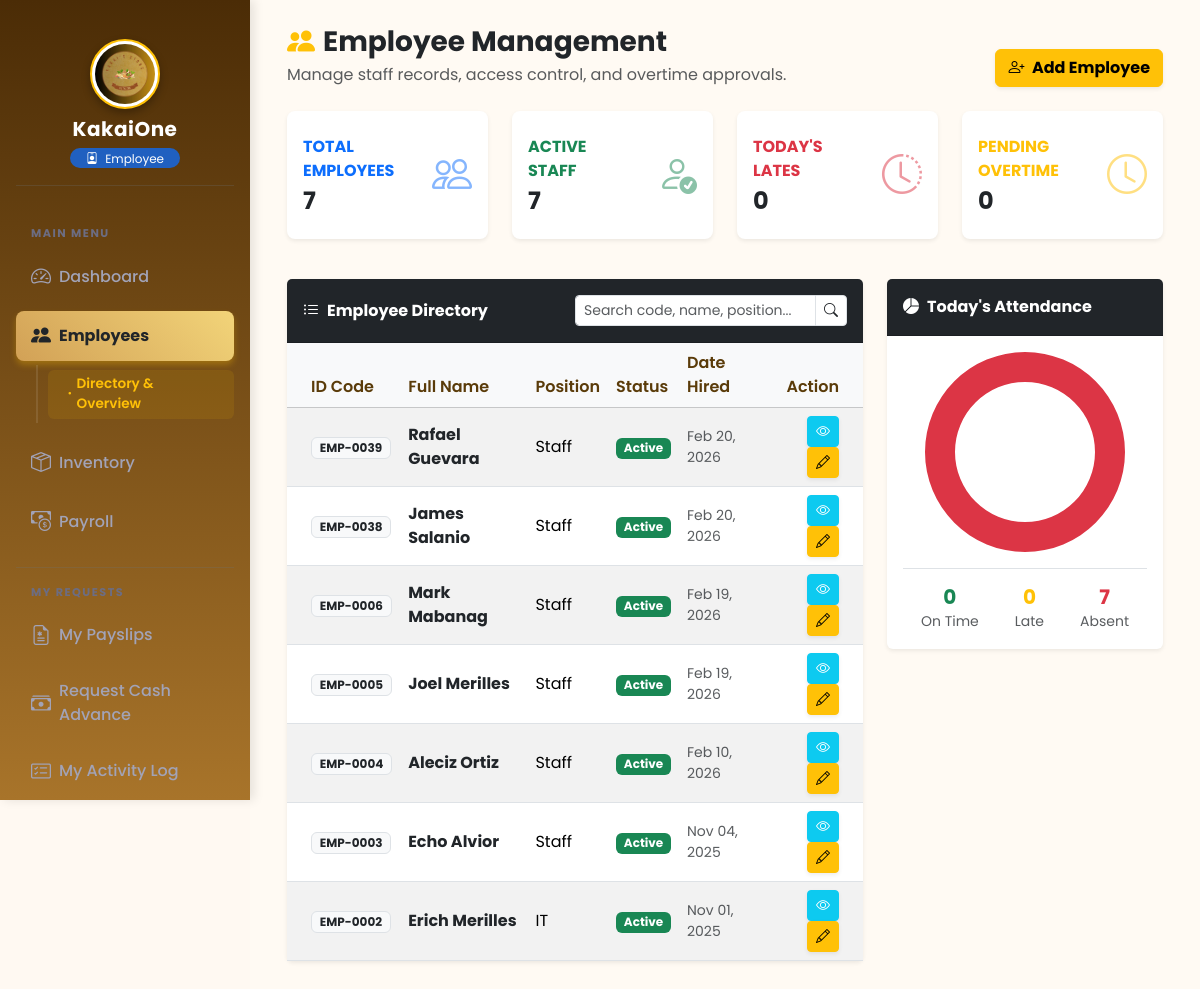
The page /frontend/employee/employee_module.php (signed in) on the database its author committed.
### tables this page shows
CREATE TABLE `employees` (
  `employee_id` int(11) NOT NULL,
  `employee_code` varchar(50) DEFAULT NULL,
  `first_name` varchar(100) DEFAULT NULL,
  `last_name` varchar(100) DEFAULT NULL,
  `email` varchar(150) DEFAULT NULL,
  `contact_number` varchar(20) DEFAULT NULL,
  `password` varchar(255) DEFAULT NULL,
  `position` varchar(100) DEFAULT NULL,
  `daily_rate` decimal(10,2) DEFAULT 500.00,
  `role` enum('Admin','Employee') DEFAULT 'Employee',
  `status` enum('Active','Inactive') DEFAULT 'Active',
  `date_hired` date DEFAULT NULL,
  `created_at` timestamp NOT NULL DEFAULT current_timestamp()
);

### frontend/includes/auth_check.php (called while the page is built, shortened)
<?php
function hasPermission($key)
{
    global $pdo;
    try {
        $stmt = $pdo->prepare("SELECT $key FROM employee_permissions WHERE employee_id = ?");
        $stmt->execute([$_SESSION['employee_id']]);
        $perm = $stmt->fetchColumn();
        return $perm == 1;
    } catch (Exception $e) {
        return isset($_SESSION['permissions'][$key]) && $_SESSION['permissions'][$key] == 1;
    }
}

### frontend/employee/employee_module.php (the view, shortened to what this page needs)
<?php
require_once __DIR__ . '/../../config/db.php';
require_once __DIR__ . '/../includes/auth_check.php';
try {
    $stmt = $pdo->prepare("
        SELECT employee_id, employee_code, first_name, last_name, position, status, date_hired, contact_number, email
        FROM employees
        WHERE role = 'Employee'
        ORDER BY employee_id DESC
    ");
    $stmt->execute();
    $employees = $stmt->fetchAll();
} catch (PDOException $e) {
    $employees = [];
}
$totalEmployees = count($employees);
$activeEmployees = 0;
foreach ($employees as $emp) {
    if (strtolower($emp['status']) === 'active') {
        $activeEmployees++;
    }
}
$attendanceStats = ['on_time' => 0, 'late' => 0, 'absent' => 0];
$today = date('Y-m-d');
try {
    $stmt = $pdo->prepare("
        SELECT a.attendance_id, a.status
        FROM employees e
        LEFT JOIN attendance a ON a.attendance_id = (
            SELECT MAX(attendance_id)
            FROM attendance sub_a
            WHERE sub_a.employee_id = e.employee_id AND DATE(sub_a.time_in) = ?
        )
        WHERE e.status = 'Active' AND e.role = 'Employee'
    ");
    $stmt->execute([$today]);
    $dailyRecords = $stmt->fetchAll();
    foreach ($dailyRecords as $record) {
        if (empty($record['attendance_id'])) {
            $attendanceStats['absent']++;
        }
    }
} catch (PDOException $e) {
}
$pendingOTRequests = [];
try {
    $stmt = $pdo->query("
        SELECT a.attendance_id, e.first_name, e.last_name, a.time_in, a.pending_overtime
        FROM attendance a
        JOIN employees e ON a.employee_id = e.employee_id
        WHERE a.pending_overtime > 0
        ORDER BY a.time_in ASC
    ");
    $pendingOTRequests = $stmt->fetchAll();
} catch (PDOException $e) {
}
$pendingOTCount = count($pendingOTRequests);
?>
<!DOCTYPE html>
<html lang="en">
<head>
    <?php include '../includes/links.php'; ?>
</head>
<body class="bg-light">
    <?php include '../includes/sidebar.php'; ?>
    <div id="dashboardContainer">
        <main id="main-content" style="margin-left: 250px; padding: 25px; transition: margin-left 0.3s;">
            <div class="container-fluid">
                <div class="d-flex justify-content-between align-items-end mb-4">
                    <div>
                        <h3 class="fw-bold text-dark mb-1">
                            <i class="bi bi-people-fill me-2 text-warning"></i>Employee Management
                        </h3>
                        <p class="text-muted mb-0">Manage staff records, access control, and overtime approvals.</p>
                    </div>
                    <div class="d-flex gap-2 text-end">
                        <?php if (hasPermission('emp_add')): ?>
                            <button type="button" class="btn btn-warning shadow-sm fw-bold" data-bs-toggle="modal" data-bs-target="#addEmployeeModal">
                                <i class="bi bi-person-plus me-1"></i> Add Employee
                            </button>
                        <?php endif; ?>
                    </div>
                </div>
                <div class="row mb-4">
                    <div class="col-xl-3 col-md-6 mb-3">
                        <div class="card stat-card border-0 shadow-sm border-left-primary h-100 py-2">
                            <div class="card-body">
                                <div class="row no-gutters align-items-center">
                                    <div class="col mr-2">
                                        <div class="text-xs fw-bold text-primary text-uppercase mb-1">Total Employees</div>
                                        <div class="h4 mb-0 fw-bold text-dark"><?= $totalEmployees; ?></div>
                                    </div>
                                    <div class="col-auto"><i class="bi bi-people fa-2x text-primary opacity-50 fs-1"></i></div>
                                </div>
                            </div>
                        </div>
                    </div>
                    <div class="col-xl-3 col-md-6 mb-3">
                        <div class="card stat-card border-0 shadow-sm border-left-success h-100 py-2">
                            <div class="card-body">
                                <div class="row no-gutters align-items-center">
                                    <div class="col mr-2">
                                        <div class="text-xs fw-bold text-success text-uppercase mb-1">Active Staff</div>
                                        <div class="h4 mb-0 fw-bold text-dark"><?= $activeEmployees; ?></div>
                                    </div>
                                    <div class="col-auto"><i class="bi bi-person-check fa-2x text-success opacity-50 fs-1"></i></div>
                                </div>
                            </div>
                        </div>
                    </div>
                    <div class="col-xl-3 col-md-6 mb-3">
                        <div class="card stat-card border-0 shadow-sm border-left-danger h-100 py-2">
                            <div class="card-body">
                                <div class="row no-gutters align-items-center">
                                    <div class="col mr-2">
                                        <div class="text-xs fw-bold text-danger text-uppercase mb-1">Today's Lates</div>
                                        <div class="h4 mb-0 fw-bold text-dark"><?= $attendanceStats['late']; ?></div>
                                    </div>
                                    <div class="col-auto"><i class="bi bi-clock-history fa-2x text-danger opacity-50 fs-1"></i></div>
                                </div>
                            </div>
                        </div>
                    </div>
                    <div class="col-xl-3 col-md-6 mb-3">
                        <div class="card stat-card border-0 shadow-sm border-left-warning h-100 py-2">
                            <div class="card-body">
                                <div class="row no-gutters align-items-center">
                                    <div class="col mr-2">
                                        <div class="text-xs fw-bold text-warning text-uppercase mb-1">Pending Overtime</div>
                                        <div class="h4 mb-0 fw-bold text-dark"><?= $pendingOTCount; ?></div>
                                    </div>
                                    <div class="col-auto"><i class="bi bi-clock fa-2x text-warning opacity-50 fs-1"></i></div>
                                </div>
                            </div>
                        </div>
                    </div>
                </div>
                <div class="row">
                    <div class="col-lg-8">
                        <div class="card mb-4 shadow-sm border-0">
                            <div class="card-header bg-dark text-white d-flex justify-content-between align-items-center py-3">
                                <span class="fw-bold"><i class="bi bi-list-ul me-2"></i>Employee Directory</span>
                                <div class="input-group input-group-sm w-50">
                                    <input type="text" id="employeeSearch" class="form-control" placeholder="Search code, name, position...">
                                    <span class="input-group-text bg-white"><i class="bi bi-search"></i></span>
                                </div>
                            </div>
                            <div class="card-body p-0">
                                <div class="table-responsive">
                                    <table class="table table-striped align-middle mb-0" id="employeeTable">
                                        <thead class="table-light">
                                            <tr>
                                                <th class="ps-4">ID Code</th>
                                                <th>Full Name</th>
                                                <th>Position</th>
                                                <th>Status</th>
                                                <th>Date Hired</th>
                                                <th class="text-end pe-4">Action</th>
                                            </tr>
                                        </thead>
                                        <tbody>
                                            <?php if (!empty($employees)): ?>
                                                <?php foreach ($employees as $emp): ?>
                                                    <tr>
                                                        <td class="ps-4">
                                                            <span class="badge bg-light text-dark border fw-bold"><?= htmlspecialchars($emp['employee_code'] ?? 'N/A'); ?></span>
                                                        </td>
                                                        <td class="fw-bold text-dark"><?= htmlspecialchars($emp['first_name'] . ' ' . $emp['last_name']); ?></td>
                                                        <td><?= htmlspecialchars($emp['position']); ?></td>
                                                        <td>
                                                            <span class="badge bg-<?= (strtolower($emp['status']) === 'active') ? 'success' : 'secondary'; ?>">
                                                                <?= htmlspecialchars($emp['status']); ?>
                                                            </span>
                                                        </td>
                                                        <td class="text-muted small"><?= date('M d, Y', strtotime($emp['date_hired'])); ?></td>
                                                        <td class="text-end pe-4">
                                                            <button class="btn btn-sm btn-info text-white shadow-sm" onclick="viewEmployee(<?= $emp['employee_id']; ?>)" title="View">
                                                                <i class="bi bi-eye"></i>
                                                            </button>
                                                            <?php if (hasPermission('emp_edit')): ?>
                                                                <button class="btn btn-sm btn-warning shadow-sm" onclick="editEmployee(<?= $emp['employee_id']; ?>)" title="Edit">
                                                                    <i class="bi bi-pencil"></i>
                                                                </button>
                                                            <?php endif; ?>
                                                        </td>
                                                    </tr>
                                                <?php endforeach; ?>
                                            <?php else: ?>
                                                <tr>
                                                    <td colspan="6" class="text-center text-muted py-4">No employees found.</td>
                                                </tr>
                                            <?php endif; ?>
                                        </tbody>
                                    </table>
                                </div>
                            </div>
                        </div>
                    </div>
                    <div class="col-lg-4 chart-section">
                        <div class="card mb-4 shadow-sm border-0">
                            <div class="card-header bg-dark text-white py-3">
                                <span class="fw-bold"><i class="bi bi-pie-chart-fill me-2"></i>Today's Attendance</span>
                            </div>
                            <div class="card-body">
                                <div class="d-flex justify-content-center mb-3">
                                    <canvas id="attendanceChart" style="max-height: 200px;"></canvas>
                                </div>
                                <div class="d-flex justify-content-around text-center border-top pt-3">
                                    <div>
                                        <h5 class="fw-bold text-success mb-0"><?= $attendanceStats['on_time']; ?></h5>
                                        <small class="text-muted">On Time</small>
                                    </div>
                                    <div>
                                        <h5 class="fw-bold text-warning mb-0"><?= $attendanceStats['late']; ?></h5>
                                        <small class="text-muted">Late</small>
                                    </div>
                                    <div>
                                        <h5 class="fw-bold text-danger mb-0"><?= $attendanceStats['absent']; ?></h5>
                                        <small class="text-muted">Absent</small>
                                    </div>
                                </div>
                            </div>
                        </div>
                    </div>
                </div>
            </div>
        </main>
    </div>
</body>
</html>

### frontend/assets/css/style.css (style rules this page uses)
body { font-family: 'Poppins', sans-serif; background-color: #fff9f2; margin: 0; padding: 0; }
#dashboardContainer { min-height: 100vh; display: flex; background-color: #fff9f2; }
#main-content { margin-left: 250px; background-color: #fffaf3; min-height: 100vh; padding: 2rem; width: calc(100% - 250px); transition: all 0.3s ease; }
#main-content h3 { color: #4b2c06; }
.table th { color: #5a3b09; font-weight: 600; }

### frontend/employee/employee_module.php (style rules this page uses)
.stat-card { border-left: 4px solid; transition: transform 0.2s; border-radius: 8px; }
.border-left-primary { border-left-color: #0d6efd !important; }
.border-left-success { border-left-color: #198754 !important; }
.border-left-warning { border-left-color: #ffc107 !important; }
.border-left-danger { border-left-color: #dc3545 !important; }

### rows shown on the page
employees: employee_code "EMP-0039", first_name+last_name "Rafael Guevara", position "Staff", status "Active", date_hired "Feb 20, 2026"
employees: employee_code "EMP-0038", first_name+last_name "James Salanio", position "Staff", status "Active", date_hired "Feb 20, 2026"
employees: employee_code "EMP-0006", first_name+last_name "Mark Mabanag", position "Staff", status "Active", date_hired "Feb 19, 2026"
employees: employee_code "EMP-0005", first_name+last_name "Joel Merilles", position "Staff", status "Active", date_hired "Feb 19, 2026"
employees: employee_code "EMP-0004", first_name+last_name "Aleciz Ortiz", position "Staff", status "Active", date_hired "Feb 10, 2026"
employees: employee_code "EMP-0003", first_name+last_name "Echo Alvior", position "Staff", status "Active", date_hired "Nov 04, 2025"
employees: employee_code "EMP-0002", first_name+last_name "Erich Merilles", position "IT", status "Active", date_hired "Nov 01, 2025"

### other values the page prints
$_SESSION['role'] "Employee"
$totalEmployees "7"
$activeEmployees "7"
$attendanceStats['late'] "0"
$pendingOTCount "0"
$attendanceStats['on_time'] "0"
$attendanceStats['absent'] "7"
chart data {{ $attendanceStats['on_time'] }} 0
chart data {{ $attendanceStats['late'] }} 0
